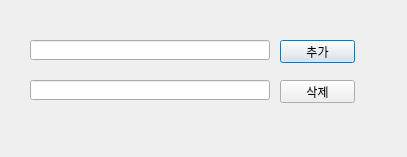
<?xml version="1.0" encoding="UTF-8"?>
<ui version="4.0">
 <class>Dialog</class>
 <widget class="QDialog" name="Dialog">
  <property name="geometry">
   <rect>
    <x>0</x>
    <y>0</y>
    <width>407</width>
    <height>157</height>
   </rect>
  </property>
  <property name="windowTitle">
   <string>Dialog</string>
  </property>
  <widget class="QLineEdit" name="lineEdit">
   <property name="geometry">
    <rect>
     <x>30</x>
     <y>40</y>
     <width>240</width>
     <height>20</height>
    </rect>
   </property>
  </widget>
  <widget class="QLineEdit" name="lineEdit_2">
   <property name="geometry">
    <rect>
     <x>30</x>
     <y>80</y>
     <width>240</width>
     <height>20</height>
    </rect>
   </property>
  </widget>
  <widget class="QPushButton" name="pushButton">
   <property name="geometry">
    <rect>
     <x>280</x>
     <y>40</y>
     <width>75</width>
     <height>23</height>
    </rect>
   </property>
   <property name="text">
    <string>추가</string>
   </property>
  </widget>
  <widget class="QPushButton" name="pushButton_2">
   <property name="geometry">
    <rect>
     <x>280</x>
     <y>80</y>
     <width>75</width>
     <height>23</height>
    </rect>
   </property>
   <property name="text">
    <string>삭제</string>
   </property>
  </widget>
 </widget>
 <resources/>
 <connections/>
</ui>
